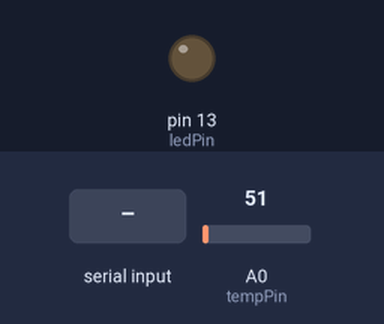
The sketch below on a simulated Arduino Uno, built with avr-gcc and run on an emulated ATmega328P. On the bench: output pins drawn as LEDs (lit = HIGH). The inputs (shaded band) are chosen by the test bench; at power-on: A0 (tempPin) = 51. What the sketch prints to the serial monitor is not drawn.

Above: at 4.2 s.
4.3 s: "1\n" received over Serial
At 4.8 s:
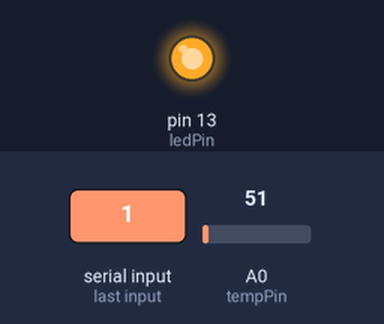
6.4 s: A0 (tempPin) set to 23
7.9 s: A0 (tempPin) set to 19
9.7 s: "90,45\n" received over Serial
At 10.8 s:
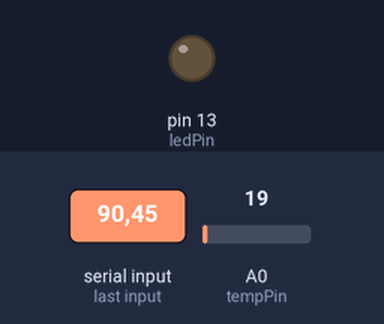
11.2 s: "1,90\n" received over Serial
At 11.5 s:
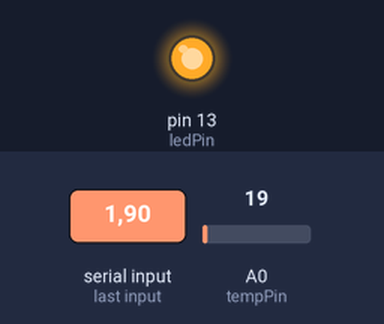
Timing chart, 0 to 14.2 s (numbered marks = the images above; inputs shaded):
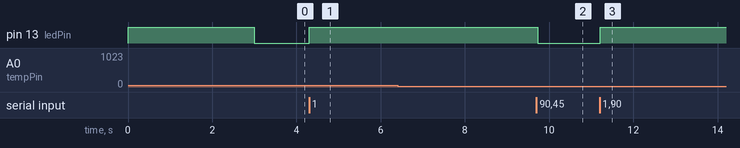

Measured:
- after the input at 4.3 s, pin 13 (ledPin): LOW → HIGH at once
- after the input at 6.4 s, every drawn part: stays the same
- after the input at 7.9 s, every drawn part: stays the same
- after the input at 9.7 s, pin 13 (ledPin): HIGH → LOW at once
- after the input at 11.2 s, pin 13 (ledPin): LOW → HIGH at once

The sketch:

Photocell.ino
```cpp
int tempPin=0;
int state=0;
int freq=5;
int ledPin=13;

unsigned long timeBase;

boolean flag=false;
boolean totalflag=false;

void setup()
{
  Serial.begin(9600);
  pinMode(ledPin,OUTPUT);

 digitalWrite(ledPin,HIGH);
 delay(3000);
 digitalWrite(ledPin,LOW);
 // pinMode(lightPin,INPUT);
}

void loop()
{

  flag=false;
  String args="";
  while (Serial.available()>0)
  {
    char c=Serial.read();
    totalflag=true;
    flag=true;
    args=args+c;
    delay(2);
  }

  if (flag)
  {
       state=(args.toInt())%10;

       if (state==1)
       {
         freq=args.toInt()/10;
         timeBase=millis();
         digitalWrite(ledPin,HIGH);
       }
       else
        digitalWrite(ledPin,LOW);
  }

  if (state==1)
    {
      float temperature=analogRead(tempPin)*0.0048828125*100;
      unsigned long timeNow=millis();
      Serial.print("aaaaa");
      Serial.print((timeNow-timeBase)/1000);
      if ((timeNow-timeBase)/1000>32760)
        timeBase=0;
      Serial.print(" ");
      Serial.print(temperature);
      Serial.print("bbbbb");
      delay(freq*1000);
    }

//if (totalflag) Serial.println(state);
}
```
